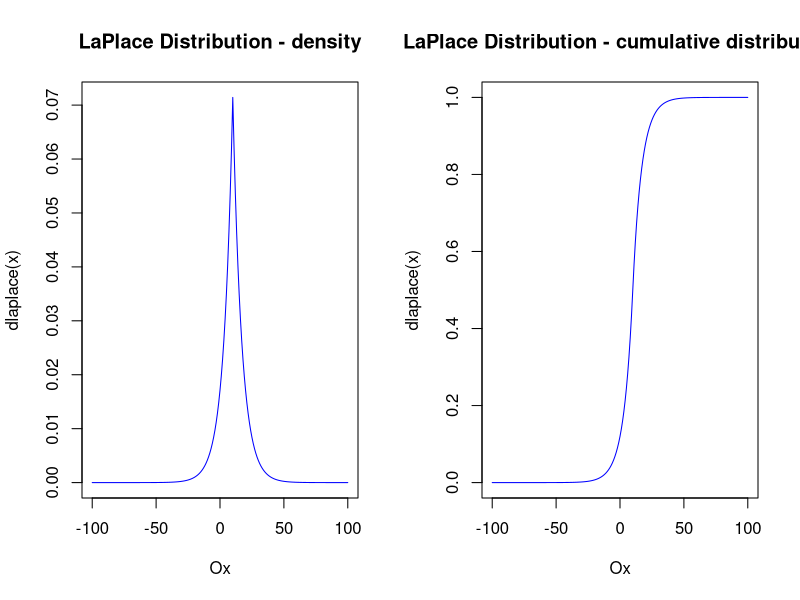

The R script that drew this image:
library(rmutil)

par(mfrow = c(1, 2))

Ox <- seq(-100, 100, 1)
plot(Ox, dlaplace(Ox, 10, 7),
     main="LaPlace Distribution - density",
     ylab="dlaplace(x)",
     type="l",
     col="blue")

plot(Ox, plaplace(Ox, 10, 7),
     main="LaPlace Distribution - cumulative distribution",
     ylab="dlaplace(x)",
     type="l",
     col="blue")
